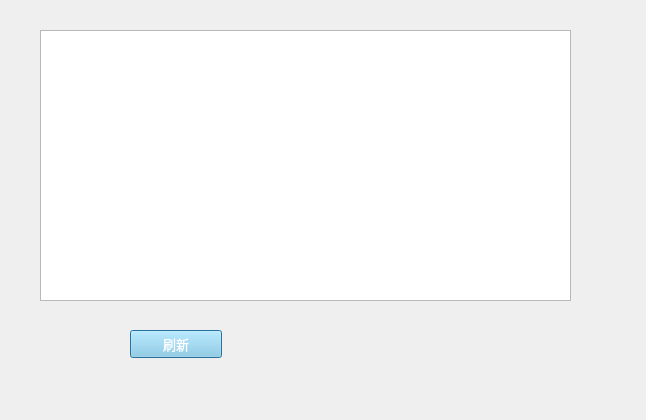
<?xml version="1.0" encoding="UTF-8"?>
<ui version="4.0">
 <class>Dialog</class>
 <widget class="QDialog" name="Dialog">
  <property name="geometry">
   <rect>
    <x>0</x>
    <y>0</y>
    <width>646</width>
    <height>420</height>
   </rect>
  </property>
  <property name="windowTitle">
   <string>Dialog</string>
  </property>
  <property name="styleSheet">
   <string notr="true">QWidget {
border-image:url(C:/Users/CZQ/Desktop/czq_dev/All/churuku_query/new/登录背景.jpg);
}

#下面的防止背景干扰其他控件
QTextBrowser {
border-image:url();
}
QLineEdit {
border-image:url();
}
QComboBox {
border-image:url();
}
QLabel {
border-image:url();
}
QPushButton {
border-image:url();
}
QTableWidget {
border-image:url();
}

</string>
  </property>
  <widget class="QTableWidget" name="tableWidget">
   <property name="geometry">
    <rect>
     <x>40</x>
     <y>30</y>
     <width>531</width>
     <height>271</height>
    </rect>
   </property>
  </widget>
  <widget class="QPushButton" name="pushButton">
   <property name="geometry">
    <rect>
     <x>130</x>
     <y>330</y>
     <width>92</width>
     <height>28</height>
    </rect>
   </property>
   <property name="font">
    <font>
     <family>微软雅黑</family>
     <pointsize>10</pointsize>
    </font>
   </property>
   <property name="styleSheet">
    <string notr="true">QPushButton{
background-color:rgba(135,206,235,200);
color:#ffffff;
}</string>
   </property>
   <property name="text">
    <string>刷新</string>
   </property>
  </widget>
 </widget>
 <resources/>
 <connections/>
</ui>
